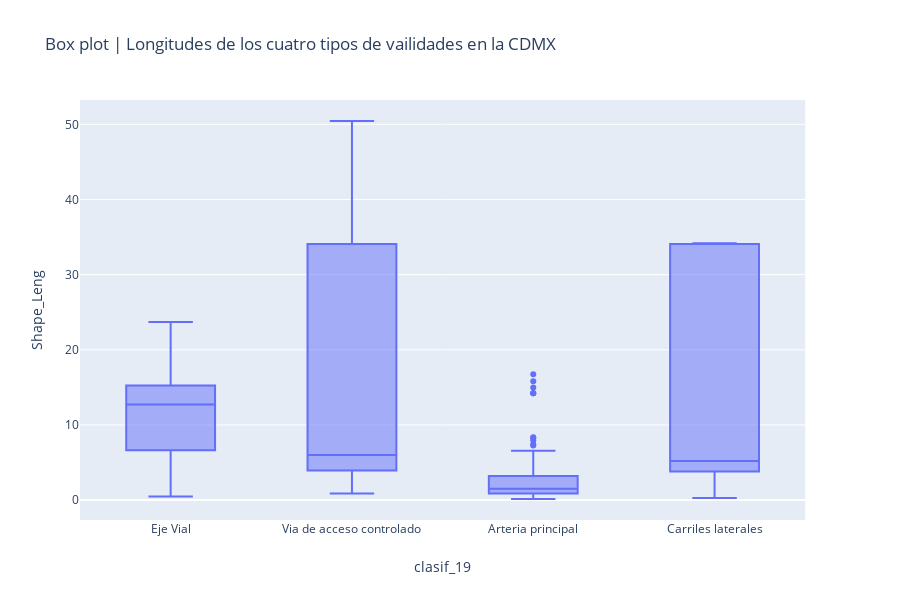

Notebook code cell kept with this figure:
### Markdown cell above
Grafico box plots para los cuatro tipos de vialidad y la longitud de las mismas.

Hay cierta delimitación real en la longitud de las vialidades, sin embargo, en las arterias principales los outsiders son muchos para su importancia.

### Code cell
fig = px.box(limite_velocidad, x="clasif_19", y='Shape_Leng', title='Box plot | Longitudes de los cuatro tipos de vailidades en la CDMX')
fig.show()

### Figure 1 — Plotly figure (JSON) as saved in the notebook; plotly's stock layout.template omitted (floating-point values rounded to 4 significant figures; data arrays with more than 128 entries replaced by an {"elided": "..."} marker saying what was removed)
{"data": [{"alignmentgroup": "True", "hoverlabel": {"namelength": 0}, "hovertemplate": "clasif_19=%{x}<br>Shape_Leng=%{y}", "legendgroup": "", "marker": {"color": "#636efa"}, "name": "", "notched": false, "offsetgroup": "", "orientation": "v", "showlegend": false, "type": "box", "x": {"elided": "473 str values"}, "x0": " ", "xaxis": "x", "y": {"elided": "473 float values"}, "y0": " ", "yaxis": "y"}], "layout": {"boxmode": "group", "height": 600, "legend": {"tracegroupgap": 0}, "title": {"text": "Box plot | Longitudes de los cuatro tipos de vailidades en la CDMX"}, "xaxis": {"anchor": "y", "domain": [0, 0.98], "title": {"text": "clasif_19"}}, "yaxis": {"anchor": "x", "domain": [0, 1], "title": {"text": "Shape_Leng"}}}}
